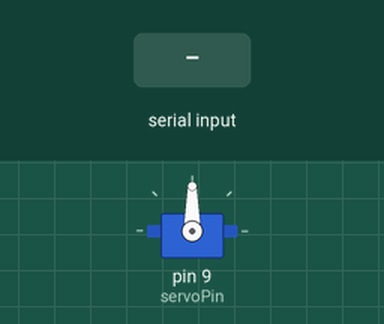
This sketch was run on a simulated Arduino Uno, built with avr-gcc and run on an emulated ATmega328P. On the bench: servo. The inputs (shaded band) are chosen by the test bench. What the sketch prints to the serial monitor is not drawn.

Above: at 1.2 s.
1.3 s: "30,150\n" received over Serial
At 2.9 s:
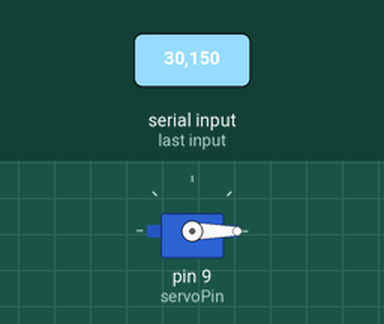
3.8 s: "90,45\n" received over Serial
At 4.6 s:
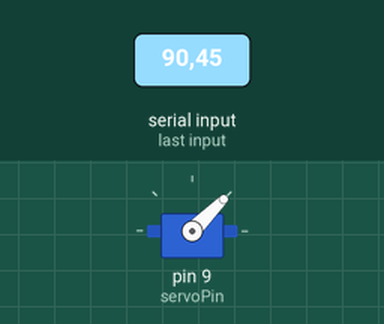
6.3 s: "200\n" received over Serial
At 7.0 s:
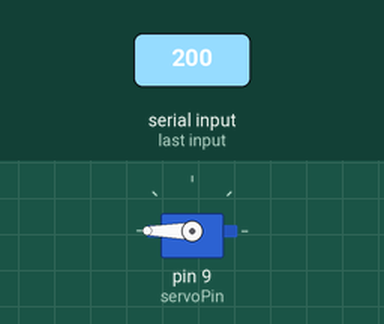
Timing chart, 0 to 9.3 s (numbered marks = the images above; inputs shaded):
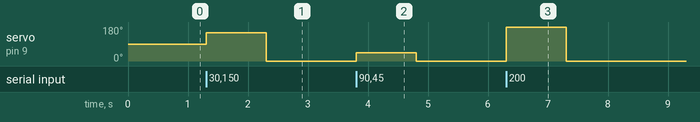

Measured:
- after the input at 1.3 s, servo on pin 9 (servoPin): 90° → 150° at once, → 0° 1.0 s later
- after the input at 3.8 s, servo on pin 9 (servoPin): 0° → 45° at once, → 0° 1.0 s later
- after the input at 6.3 s, servo on pin 9 (servoPin): 0° → 180° at once, → 0° 1.0 s later

The sketch:

lesson_30_session.ino
```cpp
#include <Servo.h>

int servoPin = 9;
int servoPos = 0;
Servo servoObj;

void setup() {
    Serial.begin(115200);
    servoObj.attach(servoPin);
}

void loop() {
    Serial.print("Enter the angle the servo should move to: ");
    while( Serial.available() == 0 ) {}
    servoPos = Serial.parseInt();
    Serial.println(servoPos);
    servoObj.write(servoPos);
}
```
